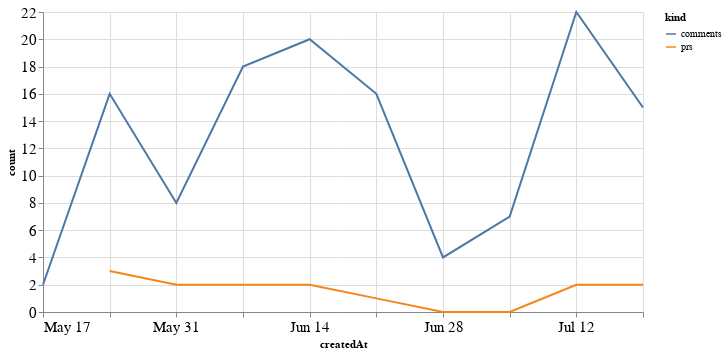

The code cell stored with this chart in its notebook:
### Code cell
alt.Chart(total_time, width=600).mark_line().encode(
    x='createdAt',
    y='count',
    color='kind'
)

### Figure 1 — Vega-Lite specification as saved in the notebook (floating-point values rounded to 4 significant figures)
{"config": {"axisLeft": {"labelFontSize": 15}, "axisBottom": {"labelFontSize": 15}}, "data": {"name": "data-5f1ac06804894e1bee0a6c236fd22ecd"}, "mark": "line", "encoding": {"color": {"type": "nominal", "field": "kind"}, "x": {"type": "temporal", "field": "createdAt"}, "y": {"type": "quantitative", "field": "count"}}, "width": 600, "$schema": "https://vega.github.io/schema/vega-lite/v4.8.1.json", "datasets": {"data-5f1ac06804894e1bee0a6c236fd22ecd": [{"createdAt": "2020-05-24T00:00:00", "kind": "prs", "count": 3.0}, {"createdAt": "2020-05-31T00:00:00", "kind": "prs", "count": 2.0}, {"createdAt": "2020-06-07T00:00:00", "kind": "prs", "count": 2.0}, {"createdAt": "2020-06-14T00:00:00", "kind": "prs", "count": 2.0}, {"createdAt": "2020-06-21T00:00:00", "kind": "prs", "count": 1.0}, {"createdAt": "2020-06-28T00:00:00", "kind": "prs", "count": 0.0}, {"createdAt": "2020-07-05T00:00:00", "kind": "prs", "count": 0.0}, {"createdAt": "2020-07-12T00:00:00", "kind": "prs", "count": 2.0}, {"createdAt": "2020-07-19T00:00:00", "kind": "prs", "count": 2.0}, {"createdAt": "2020-05-17T00:00:00", "kind": "prs", "count": null}, {"createdAt": "2020-05-24T00:00:00", "kind": "comments", "count": 16.0}, {"createdAt": "2020-05-31T00:00:00", "kind": "comments", "count": 8.0}, {"createdAt": "2020-06-07T00:00:00", "kind": "comments", "count": 18.0}, {"createdAt": "2020-06-14T00:00:00", "kind": "comments", "count": 20.0}, {"createdAt": "2020-06-21T00:00:00", "kind": "comments", "count": 16.0}, {"createdAt": "2020-06-28T00:00:00", "kind": "comments", "count": 4.0}, {"createdAt": "2020-07-05T00:00:00", "kind": "comments", "count": 7.0}, {"createdAt": "2020-07-12T00:00:00", "kind": "comments", "count": 22.0}, {"createdAt": "2020-07-19T00:00:00", "kind": "comments", "count": 15.0}, {"createdAt": "2020-05-17T00:00:00", "kind": "comments", "count": 2.0}]}}
